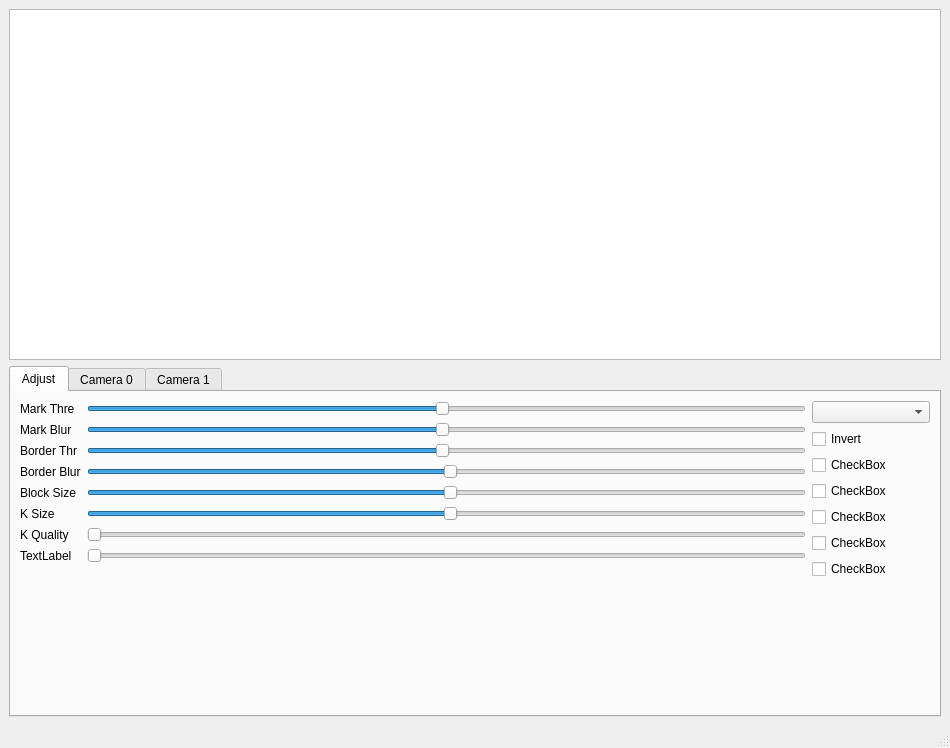
<?xml version="1.0" encoding="UTF-8"?>
<ui version="4.0">
 <class>MainWindow</class>
 <widget class="QMainWindow" name="MainWindow">
  <property name="geometry">
   <rect>
    <x>0</x>
    <y>0</y>
    <width>950</width>
    <height>748</height>
   </rect>
  </property>
  <property name="windowTitle">
   <string>MainWindow</string>
  </property>
  <widget class="QWidget" name="centralwidget">
   <layout class="QVBoxLayout" name="verticalLayout">
    <item>
     <widget class="QGraphicsView" name="camera">
      <property name="sizePolicy">
       <sizepolicy hsizetype="Expanding" vsizetype="Expanding">
        <horstretch>0</horstretch>
        <verstretch>0</verstretch>
       </sizepolicy>
      </property>
     </widget>
    </item>
    <item>
     <widget class="QTabWidget" name="cameratabs">
      <property name="currentIndex">
       <number>0</number>
      </property>
      <widget class="QWidget" name="tabcamworker">
       <attribute name="title">
        <string>Adjust</string>
       </attribute>
       <layout class="QHBoxLayout" name="horizontalLayout">
        <item>
         <layout class="QFormLayout" name="formLayout_2">
          <item row="4" column="0">
           <widget class="QLabel" name="label_3">
            <property name="text">
             <string>Border Thr</string>
            </property>
           </widget>
          </item>
          <item row="0" column="0">
           <widget class="QLabel" name="label">
            <property name="text">
             <string>Mark Thre</string>
            </property>
           </widget>
          </item>
          <item row="2" column="0">
           <widget class="QLabel" name="label_2">
            <property name="text">
             <string>Mark Blur</string>
            </property>
           </widget>
          </item>
          <item row="2" column="1">
           <widget class="QSlider" name="camera_slide2">
            <property name="minimum">
             <number>1</number>
            </property>
            <property name="maximum">
             <number>100</number>
            </property>
            <property name="value">
             <number>50</number>
            </property>
            <property name="orientation">
             <enum>Qt::Horizontal</enum>
            </property>
           </widget>
          </item>
          <item row="0" column="1">
           <widget class="QSlider" name="camera_slide1">
            <property name="minimum">
             <number>1</number>
            </property>
            <property name="maximum">
             <number>100</number>
            </property>
            <property name="value">
             <number>50</number>
            </property>
            <property name="orientation">
             <enum>Qt::Horizontal</enum>
            </property>
           </widget>
          </item>
          <item row="4" column="1">
           <widget class="QSlider" name="camera_slide3">
            <property name="minimum">
             <number>1</number>
            </property>
            <property name="maximum">
             <number>100</number>
            </property>
            <property name="value">
             <number>50</number>
            </property>
            <property name="orientation">
             <enum>Qt::Horizontal</enum>
            </property>
           </widget>
          </item>
          <item row="5" column="0">
           <widget class="QLabel" name="label_4">
            <property name="text">
             <string>Border Blur</string>
            </property>
           </widget>
          </item>
          <item row="5" column="1">
           <widget class="QSlider" name="camera_slide4">
            <property name="value">
             <number>50</number>
            </property>
            <property name="orientation">
             <enum>Qt::Horizontal</enum>
            </property>
           </widget>
          </item>
          <item row="6" column="0">
           <widget class="QLabel" name="label_5">
            <property name="text">
             <string>Block Size</string>
            </property>
           </widget>
          </item>
          <item row="6" column="1">
           <widget class="QSlider" name="camera_slide5">
            <property name="value">
             <number>50</number>
            </property>
            <property name="orientation">
             <enum>Qt::Horizontal</enum>
            </property>
           </widget>
          </item>
          <item row="7" column="0">
           <widget class="QLabel" name="label_6">
            <property name="text">
             <string>K Size</string>
            </property>
           </widget>
          </item>
          <item row="7" column="1">
           <widget class="QSlider" name="camera_slide6">
            <property name="value">
             <number>50</number>
            </property>
            <property name="orientation">
             <enum>Qt::Horizontal</enum>
            </property>
           </widget>
          </item>
          <item row="8" column="0">
           <widget class="QLabel" name="label_7">
            <property name="text">
             <string>K Quality</string>
            </property>
           </widget>
          </item>
          <item row="8" column="1">
           <widget class="QSlider" name="camera_slide7">
            <property name="orientation">
             <enum>Qt::Horizontal</enum>
            </property>
           </widget>
          </item>
          <item row="9" column="0">
           <widget class="QLabel" name="label_8">
            <property name="text">
             <string>TextLabel</string>
            </property>
           </widget>
          </item>
          <item row="9" column="1">
           <widget class="QSlider" name="camera_slide8">
            <property name="orientation">
             <enum>Qt::Horizontal</enum>
            </property>
           </widget>
          </item>
         </layout>
        </item>
        <item>
         <layout class="QFormLayout" name="formLayout_3">
          <item row="1" column="0">
           <widget class="QCheckBox" name="camera_check1">
            <property name="text">
             <string>Invert</string>
            </property>
           </widget>
          </item>
          <item row="2" column="0">
           <widget class="QCheckBox" name="camera_check2">
            <property name="text">
             <string>CheckBox</string>
            </property>
           </widget>
          </item>
          <item row="3" column="0">
           <widget class="QCheckBox" name="camera_check3">
            <property name="text">
             <string>CheckBox</string>
            </property>
           </widget>
          </item>
          <item row="4" column="0">
           <widget class="QCheckBox" name="camera_check4">
            <property name="text">
             <string>CheckBox</string>
            </property>
           </widget>
          </item>
          <item row="5" column="0">
           <widget class="QCheckBox" name="camera_check5">
            <property name="text">
             <string>CheckBox</string>
            </property>
           </widget>
          </item>
          <item row="6" column="0">
           <widget class="QCheckBox" name="camera_check6">
            <property name="text">
             <string>CheckBox</string>
            </property>
           </widget>
          </item>
          <item row="0" column="0" colspan="2">
           <widget class="QComboBox" name="camera_combo1">
            <property name="currentIndex">
             <number>-1</number>
            </property>
            <item>
             <property name="text">
              <string>Color Image</string>
             </property>
            </item>
            <item>
             <property name="text">
              <string>Gray Image</string>
             </property>
            </item>
            <item>
             <property name="text">
              <string>Smooth Marks</string>
             </property>
            </item>
            <item>
             <property name="text">
              <string>Smooth Borders</string>
             </property>
            </item>
           </widget>
          </item>
         </layout>
        </item>
       </layout>
      </widget>
      <widget class="QWidget" name="tabcamera0">
       <attribute name="title">
        <string>Camera 0</string>
       </attribute>
       <layout class="QHBoxLayout" name="horizontalLayout_2">
        <item>
         <layout class="QFormLayout" name="formLayout">
          <property name="fieldGrowthPolicy">
           <enum>QFormLayout::AllNonFixedFieldsGrow</enum>
          </property>
          <item row="0" column="0">
           <widget class="QLabel" name="label_9">
            <property name="text">
             <string>Brightness</string>
            </property>
           </widget>
          </item>
          <item row="0" column="1">
           <widget class="QSlider" name="cam0_brightness">
            <property name="value">
             <number>50</number>
            </property>
            <property name="orientation">
             <enum>Qt::Horizontal</enum>
            </property>
           </widget>
          </item>
          <item row="1" column="0">
           <widget class="QLabel" name="label_10">
            <property name="text">
             <string>Contrast</string>
            </property>
           </widget>
          </item>
          <item row="1" column="1">
           <widget class="QSlider" name="cam0_contrast">
            <property name="value">
             <number>50</number>
            </property>
            <property name="orientation">
             <enum>Qt::Horizontal</enum>
            </property>
           </widget>
          </item>
          <item row="3" column="0">
           <widget class="QLabel" name="label_11">
            <property name="text">
             <string>Exposure</string>
            </property>
           </widget>
          </item>
          <item row="3" column="1">
           <widget class="QSlider" name="cam0_exposure">
            <property name="value">
             <number>50</number>
            </property>
            <property name="orientation">
             <enum>Qt::Horizontal</enum>
            </property>
           </widget>
          </item>
          <item row="4" column="0">
           <widget class="QLabel" name="label_12">
            <property name="text">
             <string>Gain</string>
            </property>
           </widget>
          </item>
          <item row="4" column="1">
           <widget class="QSlider" name="cam0_gain">
            <property name="value">
             <number>50</number>
            </property>
            <property name="orientation">
             <enum>Qt::Horizontal</enum>
            </property>
           </widget>
          </item>
         </layout>
        </item>
       </layout>
      </widget>
      <widget class="QWidget" name="tabcamera1">
       <attribute name="title">
        <string>Camera 1</string>
       </attribute>
       <layout class="QHBoxLayout" name="horizontalLayout_3">
        <item>
         <layout class="QFormLayout" name="formLayout_4">
          <property name="fieldGrowthPolicy">
           <enum>QFormLayout::AllNonFixedFieldsGrow</enum>
          </property>
          <item row="0" column="0">
           <widget class="QLabel" name="label_13">
            <property name="text">
             <string>Brightness</string>
            </property>
           </widget>
          </item>
          <item row="0" column="1">
           <widget class="QSlider" name="horizontalSlider_7">
            <property name="orientation">
             <enum>Qt::Horizontal</enum>
            </property>
           </widget>
          </item>
          <item row="1" column="0">
           <widget class="QLabel" name="label_14">
            <property name="text">
             <string>Contrast</string>
            </property>
           </widget>
          </item>
          <item row="1" column="1">
           <widget class="QSlider" name="horizontalSlider_8">
            <property name="orientation">
             <enum>Qt::Horizontal</enum>
            </property>
           </widget>
          </item>
          <item row="2" column="0">
           <widget class="QLabel" name="label_15">
            <property name="text">
             <string>Exposure</string>
            </property>
           </widget>
          </item>
          <item row="2" column="1">
           <widget class="QSlider" name="horizontalSlider_9">
            <property name="orientation">
             <enum>Qt::Horizontal</enum>
            </property>
           </widget>
          </item>
          <item row="3" column="0">
           <widget class="QLabel" name="label_16">
            <property name="text">
             <string>Gain</string>
            </property>
           </widget>
          </item>
          <item row="3" column="1">
           <widget class="QSlider" name="horizontalSlider_10">
            <property name="orientation">
             <enum>Qt::Horizontal</enum>
            </property>
           </widget>
          </item>
         </layout>
        </item>
       </layout>
      </widget>
     </widget>
    </item>
   </layout>
  </widget>
  <widget class="QMenuBar" name="menubar">
   <property name="geometry">
    <rect>
     <x>0</x>
     <y>0</y>
     <width>950</width>
     <height>28</height>
    </rect>
   </property>
  </widget>
  <widget class="QStatusBar" name="statusbar"/>
 </widget>
 <resources/>
 <connections/>
</ui>
